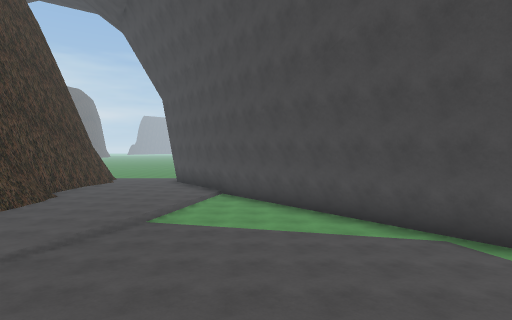
View 1 (above)

19 first-person views from a walk through a scene from a Unity 3-D project. The camera is 1.3 m above the floor, tilts 2° down and sees 80° across. The floor is counted in squares, 2 m on a side. Each view is taken from the middle of a square. On the plan, view 1 faces up. The plan holds only what a view shows up to about 10 squares ahead; the rest is blank. The place goes on beyond the plan. The player character is not drawn. Some surface patterns are stand-ins.

View 2
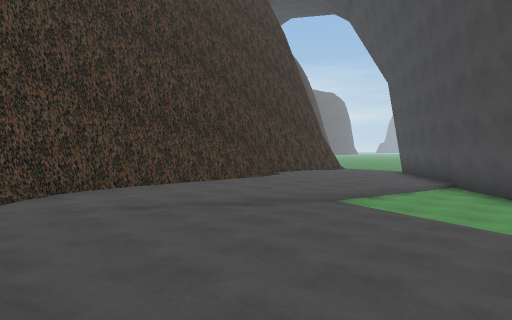

View 3
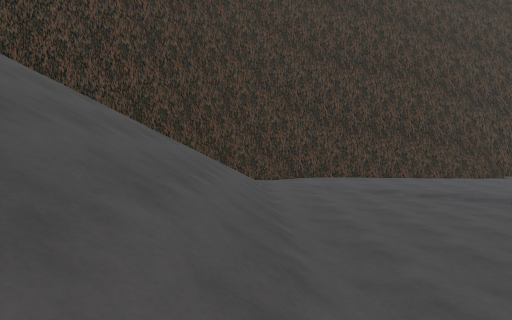

View 4
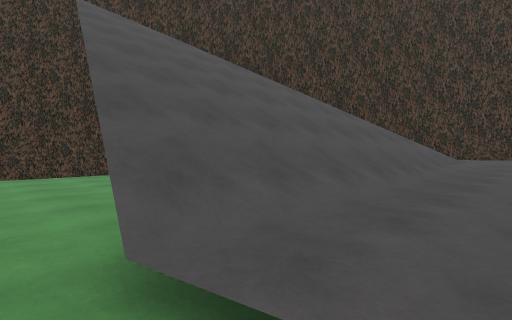

View 5
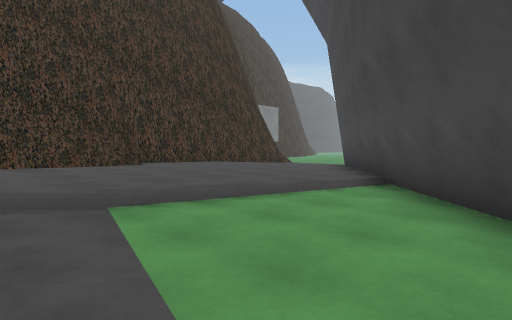

View 6
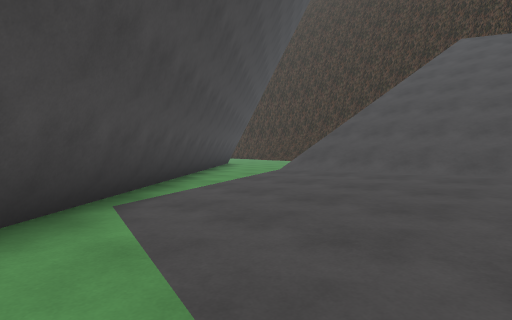

View 7
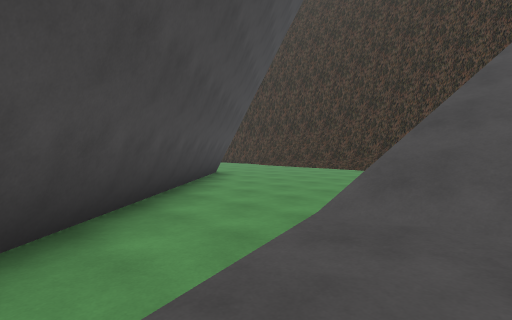

View 8
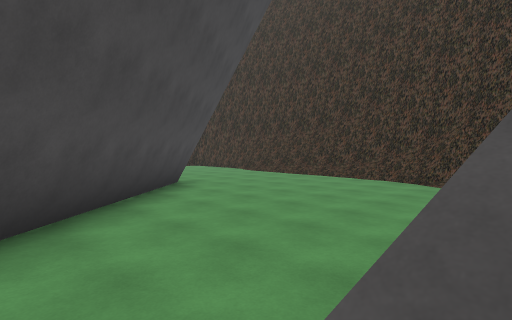

View 9
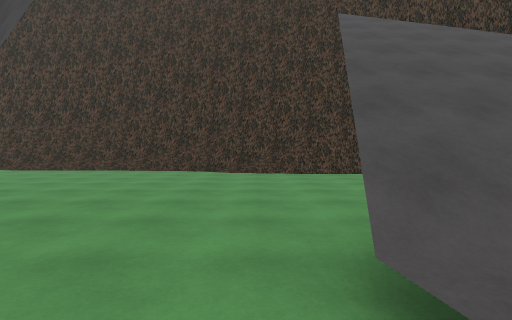

View 10
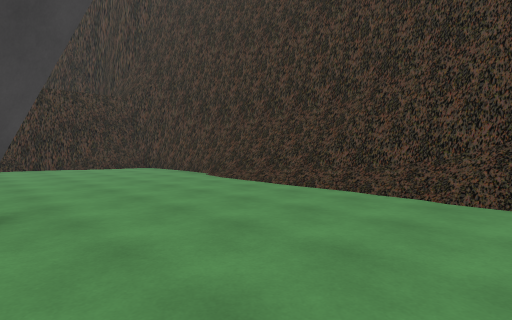

View 11
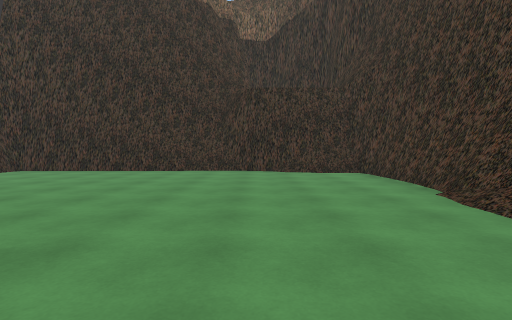

View 12
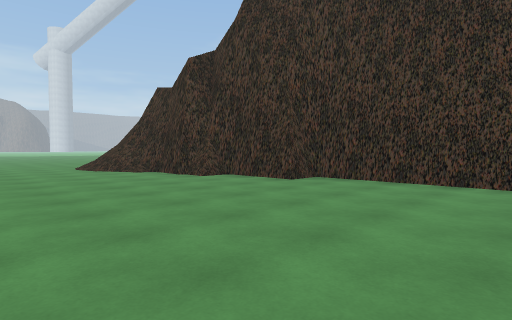

View 13
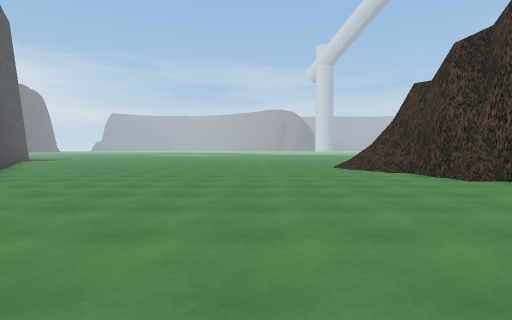

View 14
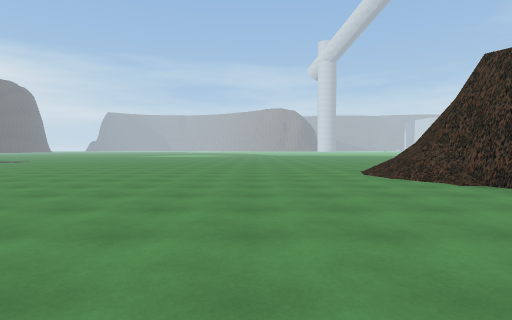

View 15
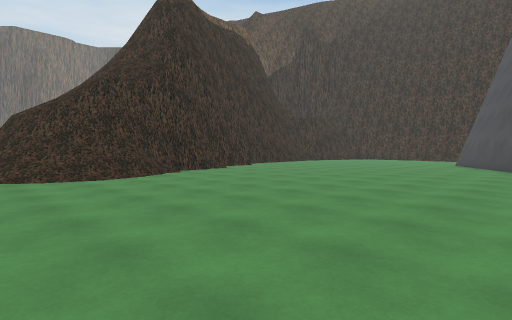

View 16
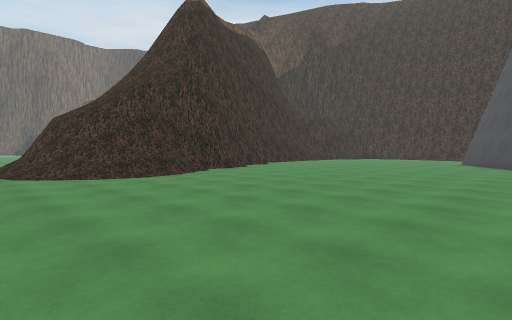

View 17
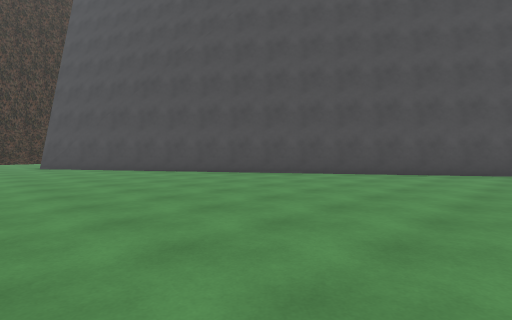

View 18
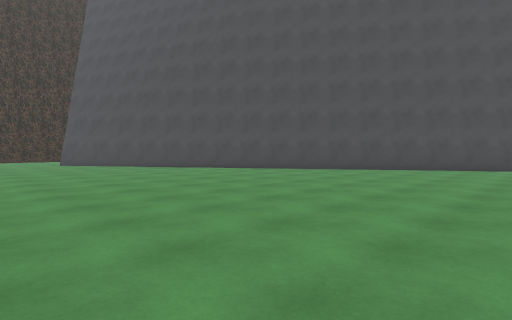

View 19
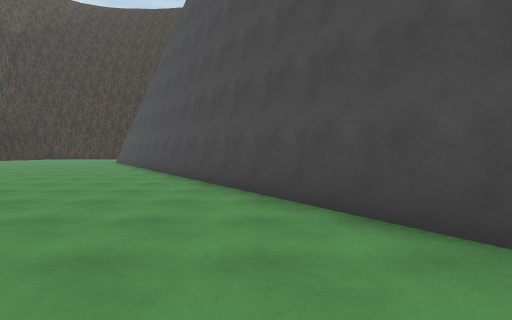

### Floor plan
Key: @ floor where view 1 was taken; # wall or solid block; . main floor; : floor 0.25 m higher than the main floor; + floor 0.5 m higher than the main floor; * floor 0.75 m higher than the main floor; / step, stairs or slope; = window, fence, low wall or low ledge.
Columns run from 7 left of view 1 to 19 right of it. Each row starts with its distance up from view 1.
 13   +++#     .   ......
 12 #*+++##   .............//==
 11 #*+++:####............///.#
 10 #**++/.####.........../#
  9 #**++/..###.........../#
  8  #*++....###...........#
  7  #**/.....###..........#
  6  #**/:::...##...........#
  5  #**/::::::###..........#
  4  #**++:::::/###.........#
  3  #*/++++++:/.##..........#
  2  ##/***++++/..##.........#
  1   #/////////...##........#
  0   #=///@////....##.......#
 -1   /#////  .......#.......#
 -2           .......#........#
 -3           ...............=#
 -4           ...............#
 -5          =#..............#
 -6            ####=.........#
 -7               .###########

Positions as (right, up) in squares from view 1, and headings:
1: (0, 0), facing up
2: (1, 1), facing up-left
3: (4, 1), facing left
4: (5, 3), facing down-left
5: (1, 6), facing up-left
6: (0, 7), facing down-right
7: (3, 4), facing down-right
8: (4, 2), facing down-right
9: (5, 3), facing down
10: (7, -2), facing down-right
11: (9, -4), facing right
12: (12, -1), facing up-right
13: (12, -1), facing up
14: (12, 2), facing up
15: (8, 12), facing down-right
16: (8, 13), facing down-right
17: (13, 10), facing down-left
18: (14, 12), facing down-left
19: (4, 13), facing down
